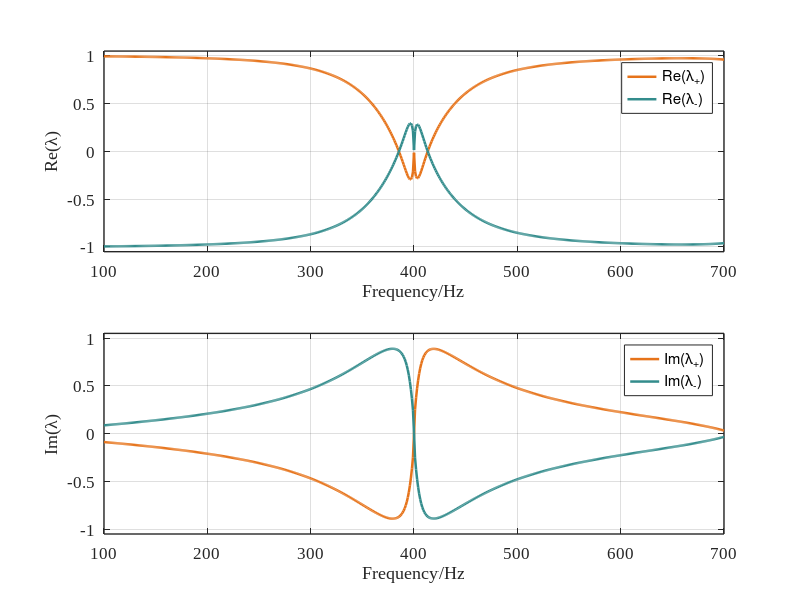

Write MATLAB code to recreate this figure.
clear;
clc;
close all;

%% 1. 基本参数

f = 100:1:700;
omega = 2*pi*f;
Nf = length(f);

rho0 = 1.29;
c0 = 343;
eta = 1.89e-5;
kappa = 0.026;
Cv = 712;
gamma = 1.4;

P0 = rho0*c0^2/gamma;
Z0 = rho0*c0;
nu = eta/rho0;
mu_bar = kappa/(rho0*Cv);

W = 30e-3;
L = 30e-3;
S = W*L;
Nc = 4;

%% 2. 结构参数

t = 2e-3*ones(Nc,3);

d = 1e-3 * [
    0.10523839  2.30889639  7.99639151;
    6.67688764  0.10287452  4.90627569;
    6.05055847  0.10000000  7.12840978;
    0.17713759  0.21444739  7.16823169
];

H = 1e-3 * [
    10.00000000  10.00000000;
    79.79873067  10.00000000;
    79.97383299  10.00000000;
    29.26046627  10.00000000
];

n_holes = ones(Nc,3);
phi = pi*d.^2.*n_holes/(4*S);
weight = ones(1,Nc)/Nc;

a = 30;
hc = 20;
n0 = 4;
beta = 45;

%% 3. 微穿孔板阻抗

Zp = complex(zeros(Nc,3,Nf));
for s = 1:Nc
    for j = 1:3
        y = (d(s,j)/2)./sqrt(eta./(rho0*omega));
        q = y*sqrt(-1i);
        F = 1-2*besselj(1,q)./(q.*besselj(0,q));
        Z = 1i*omega*rho0*t(s,j)./(phi(s,j).*F) ...
          + sqrt(2)*eta*y./(phi(s,j)*d(s,j)) ...
          + 1i*0.85*omega*rho0*d(s,j)/phi(s,j);
        Zp(s,j,:) = reshape(Z,1,1,Nf);
    end
end

%% 4. Stinson

N = 200;
Sv = zeros(1,Nf);
St = zeros(1,Nf);
for m = 0:N
    am = (2*m+1)*pi/W;
    for n = 0:N
        bn = (2*n+1)*pi/L;
        lambda2 = am^2+bn^2;
        wmn = 1/(am^2*bn^2);
        Sv = Sv + wmn*lambda2./(lambda2+1i*omega/nu);
        St = St + wmn*lambda2./(lambda2+1i*omega/mu_bar);
    end
end
Fv = 64*Sv/(W^2*L^2);
Ft = 64*St/(W^2*L^2);
rho_eff = rho0./(1-Fv);
K_eff = gamma*P0./(1+(gamma-1)*Ft);
k_eff = omega.*sqrt(rho_eff./K_eff);
Z_eff = sqrt(rho_eff.*K_eff);

%% 5. 传递矩阵

H_mm = H*1e3;
h = H_mm/n0;
q = sqrt(max(0,hc^2-h.^2));
V11 = a.*h.*q/16;
V12 = h.*(a-hc).*q/(16*tand(beta));
V13 = h.*q/24.*(hc/tand(beta)-q/2);
V_mm3 = 8*n0.*(a^2.*h/8-V11-V12-V13);
H_eq = V_mm3*1e-9/S;

rf = complex(zeros(1,Nf));
rb = complex(zeros(1,Nf));
tau = complex(zeros(1,Nf));

for ii = 1:Nf
    Y_total = complex(zeros(2,2));
    k = k_eff(ii);
    Z = Z_eff(ii);
    for s = 1:Nc
        Tp1 = [1,Zp(s,1,ii);0,1];
        Tp2 = [1,Zp(s,2,ii);0,1];
        Tp3 = [1,Zp(s,3,ii);0,1];
        Hc1 = H_eq(s,1);
        Hc2 = H_eq(s,2);
        Tc1 = [cos(k*Hc1),1i*Z*sin(k*Hc1);1i*sin(k*Hc1)/Z,cos(k*Hc1)];
        Tc2 = [cos(k*Hc2),1i*Z*sin(k*Hc2);1i*sin(k*Hc2)/Z,cos(k*Hc2)];
        Tm = Tp1*Tc1*Tp2*Tc2*Tp3;
        A = Tm(1,1); B = Tm(1,2); C = Tm(2,1); D = Tm(2,2);
        Ys = [D/B,C-A*D/B;1/B,-A/B];
        Y_total = Y_total+weight(s)*Ys;
    end
    Y11 = Y_total(1,1); Y12 = Y_total(1,2);
    Y21 = Y_total(2,1); Y22 = Y_total(2,2);
    A = -Y22/Y21; B = 1/Y21;
    C = Y12-Y11*Y22/Y21; D = Y11/Y21;
    den = A+B/Z0+C*Z0+D;
    tau(ii) = 2/den;
    rf(ii) = (A+B/Z0-C*Z0-D)/den;
    rb(ii) = (-A+B/Z0-C*Z0+D)/den;
end

%% 6. 特征值

delta = sqrt(rf.*rb);
lam_plus = tau+delta;
lam_minus = tau-delta;
for ii = 2:Nf
    if abs(lam_plus(ii)-lam_plus(ii-1))+abs(lam_minus(ii)-lam_minus(ii-1)) ...
            > abs(lam_plus(ii)-lam_minus(ii-1))+abs(lam_minus(ii)-lam_plus(ii-1))
        tmp = lam_plus(ii);
        lam_plus(ii) = lam_minus(ii);
        lam_minus(ii) = tmp;
    end
end

Frequency_Hz = f(:);
Re_plus = real(lam_plus(:));
Im_plus = imag(lam_plus(:));
Re_minus = real(lam_minus(:));
Im_minus = imag(lam_minus(:));

fprintf('工作区变量：Frequency_Hz, Re_plus, Im_plus, Re_minus, Im_minus\n');
fprintf('400 Hz 是第 301 行\n');
fprintf('400 Hz  Re+ %.4f  Re- %.4f  Im+ %.4f  Im- %.4f\n', ...
    Re_plus(301), Re_minus(301), Im_plus(301), Im_minus(301));

%% 7. 作图

figure('Color','w','Position',[80 40 520 640]);

subplot(2,1,1);
plot(f, Re_plus, 'Color', [0.90 0.45 0.10], 'LineWidth', 1.8);
hold on;
plot(f, Re_minus, 'Color', [0.20 0.55 0.55], 'LineWidth', 1.8);
grid on; box on;
xlim([100 700]); ylim([-1.05 1.05]);
xlabel('Frequency/Hz'); ylabel('Re(\lambda)');
legend('Re(\lambda_+)','Re(\lambda_-)','Location','northeast');
set(gca,'FontName','Times New Roman','FontSize',12,'LineWidth',1,'TickDir','in');

subplot(2,1,2);
plot(f, Im_plus, 'Color', [0.90 0.45 0.10], 'LineWidth', 1.8);
hold on;
plot(f, Im_minus, 'Color', [0.20 0.55 0.55], 'LineWidth', 1.8);
grid on; box on;
xlim([100 700]); ylim([-1.05 1.05]);
xlabel('Frequency/Hz'); ylabel('Im(\lambda)');
legend('Im(\lambda_+)','Im(\lambda_-)','Location','northeast');
set(gca,'FontName','Times New Roman','FontSize',12,'LineWidth',1,'TickDir','in');
